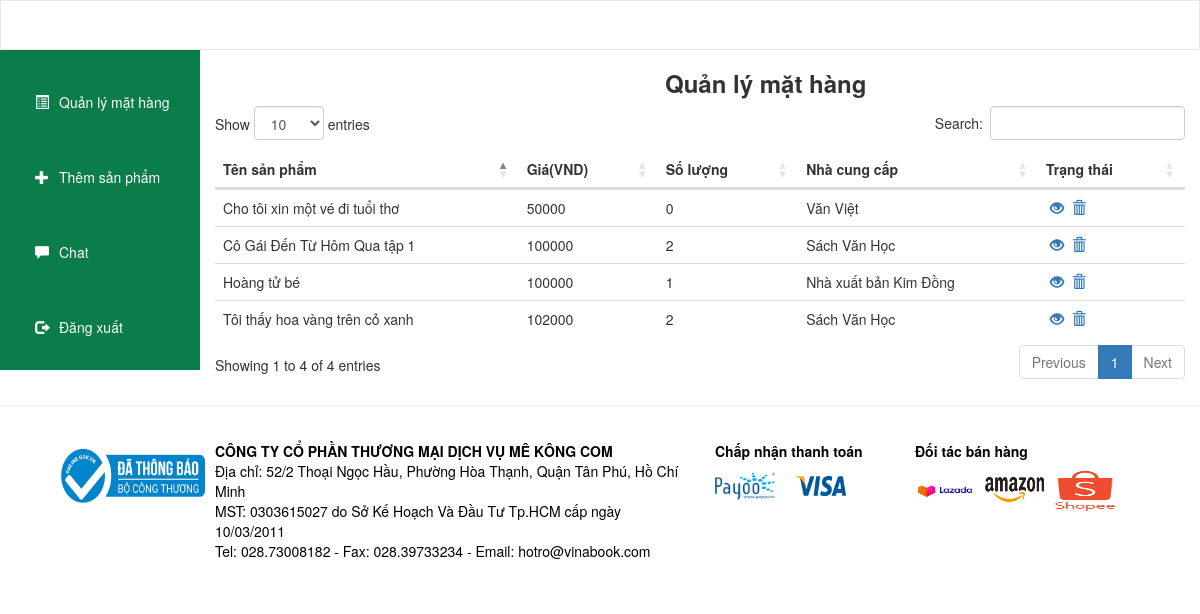
Page /admin_home.php on the committed database.
### tables this page shows
CREATE TABLE `products` (
  `ID` int(11) NOT NULL,
  `NameProduct` varchar(255) NOT NULL,
  `Code` varchar(50) NOT NULL,
  `Price` int(20) NOT NULL,
  `Price1` int(20) NOT NULL,
  `Amount` int(5) NOT NULL,
  `Description` varchar(50) NOT NULL,
  `Type` varchar(50) NOT NULL,
  `Tag` varchar(50) NOT NULL,
  `image` text NOT NULL
);

### admin_home.php (the view, shortened to what this page needs)
<?php
include_once('db_conn.php');
$product = mysqli_query($conn, "SELECT *FROM products");
 ?>
<!DOCTYPE html>
<html lang="en">
<head>
  <link rel="stylesheet" href="https://maxcdn.bootstrapcdn.com/bootstrap/3.4.1/css/bootstrap.min.css">
  <link rel="stylesheet" href="admin_style.css">
  <link rel="stylesheet" type="text/css" href="https://cdn.datatables.net/1.11.0/css/dataTables.bootstrap4.min.css">
</head>
<body>
<nav class="navbar navbar-default">
  <div class="container-fluid">
    </div>
</nav>
<div class="container-fluid text-left">
  <div class="row content">
    <div class="col-sm-2 sidenav">
        <ul class ="nav nav-pills nav-stacked " style="padding-left:20px">
            <p><a href = "http://localhost/xampp/new/admin_home.php"><i class = "glyphicon glyphicon-list-alt"></i>Quản lý mặt hàng</a></p>
            <p><a href = "http://localhost/xampp/new/admin_add.php"><i class = "glyphicon glyphicon-plus"></i>Thêm sản phẩm</a></p>
            <p><a href = "#"><i class = "glyphicon glyphicon-comment"></i>Chat</a></p>
            <p><a href = "http://localhost/xampp/new/webBook-main/"><i class = "glyphicon glyphicon-log-out"></i>Đăng xuất</a></p>
        </ul>
    </div>
    <div class="col-sm-10 text-left">
        <h3><strong style="margin-left:450px;">Quản lý mặt hàng</strong></h3>
    <table class="table table-borderd" id ="my-table">
                            <thead>
                                <tr>
                                    <th>Tên sản phẩm</th>
                                    <th>Giá(VND)</th>
                                    <th>Số lượng</th>
                                    <th>Nhà cung cấp</th>
                                    <th>Trạng thái</th>
                                </tr>
                            </thead>
                        <tbody>
                        <?php foreach ($product as $key => $value){ ?>
                            <tr>
                                <td><?php echo $value['NameProduct'] ?></td>
                                <td><?php echo $value['Price'] ?></td>
                                <td><?php echo $value['Amount'] ?></td>
                                <td><?php echo $value['Type'] ?></td>
                                <td> &nbsp;<a href="read_product.php?ID=<?php echo $value['ID']; ?>"><span class="glyphicon glyphicon-eye-open"></span>&nbsp;
                                 <a href="delete_product.php?ID=<?php echo $value['ID']; ?>"><span class="glyphicon glyphicon-trash"></span></td>
                            </tr>
                        <?php } ?>
                        </tbody>
                        </table>
    </div>
  </div>
</div>
<hr>
<footer class="container-fluid ">
<div class="row">
        <div class = "col-sm-2">
            <img src="im1.PNG" style="height:70px;width:150px; margin-left:40px">
        </div>
    <div class = "col-sm-5 bg-white">
        <strong>CÔNG TY CỔ PHẦN THƯƠNG MẠI DỊCH VỤ MÊ KÔNG COM</strong><br>
        <p>Địa chỉ: 52/2 Thoại Ngọc Hầu, Phường Hòa Thạnh, Quận Tân Phú, Hồ Chí Minh<br>
        MST: 0303615027 do Sở Kế Hoạch Và Đầu Tư Tp.HCM cấp ngày 10/03/2011<br>
        Tel: 028.73008182 - Fax: 028.39733234 - Email: hotro@vinabook.com</p>
    </div>
    <div class="col-sm-2 " style="margin-top:0px">
        <table cellpadding="2" cellspacing="5">
            <tbody>
                <tr>
                    <td colspan ="2"><strong>Chấp nhận thanh toán</td><strong></tr>
                    <tr><td><img src ="payoo.jpg" style = "width:60px;height:40px; padding-top:10px"></td>
                    <td><img src ="visa.png" style = "width:50px;height:30px;padding-top:10px"></td> </tr>
            </tbody>
        </table>
    </div>
    <div class = "col-sm-3 bg-white margin-right" >
        <table >
            <tbody>
                <tr>
                    <td colspan ="2"><strong>Đối tác bán hàng</td><strong></tr>
                    <tr><td><img src ="lazada.jpg" style = "width:60px;height:40px; padding-top:10px; "></td>
                    <td><img src ="amazon.png" style = "width:70px;height:40px; padding-top:10px; padding-left:10px"></td>
                    <td><img src ="shopee.png" style = "width:70px;height:50px;padding-top:10px;padding-left:10px; margin-right:10px"></td> </tr>
            </tbody>
        </table>
    </div>
    </div>
</footer>
</body>
</html>

### admin_style.css (style rules this page uses)
.navbar { margin-bottom: 0; border-radius: 0; background-color: #FFFFFF; color: black; }
.row.content { height: auto }
.sidenav { padding-top: 20px; background-color: #0B7D4A; height: 100%; }
.sidenav ul a { text-align: left; display: block; line-height: 65px; color: white; height: 100%; width: 100%; box-sizing: border-box; transition: .4s; }
.sidenav ul a i { margin-right: 10px; }
footer { background-color: #FFFFFF; color: black; padding: 15px; }

### rows in the picture
products: NameProduct "Tôi thấy hoa vàng trên cỏ xanh", Price "102000", Amount "2", Type "Sách Văn Học"
products: NameProduct "Cô Gái Đến Từ Hôm Qua tập 1", Price "100000", Amount "2", Type "Sách Văn Học"
products: NameProduct "Cho tôi xin một vé đi tuổi thơ", Price "50000", Amount "0", Type "Văn Việt"
products: NameProduct "Hoàng tử bé", Price "100000", Amount "1", Type "Nhà xuất bản Kim Đồng"
